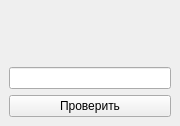
<?xml version="1.0" encoding="UTF-8"?>
<ui version="4.0">
 <class>MainWindow</class>
 <widget class="QMainWindow" name="MainWindow">
  <property name="geometry">
   <rect>
    <x>0</x>
    <y>0</y>
    <width>180</width>
    <height>126</height>
   </rect>
  </property>
  <property name="windowTitle">
   <string>MainWindow</string>
  </property>
  <widget class="QWidget" name="centralwidget">
   <layout class="QGridLayout" name="gridLayout">
    <item row="3" column="0">
     <widget class="QPushButton" name="pushButton">
      <property name="text">
       <string>Проверить</string>
      </property>
     </widget>
    </item>
    <item row="0" column="0">
     <widget class="QLabel" name="label">
      <property name="styleSheet">
       <string notr="true">color: rgb(0,0,0);font: 15pt &quot;Microsoft Sans Serif&quot;;</string>
      </property>
      <property name="text">
       <string/>
      </property>
      <property name="alignment">
       <set>Qt::AlignCenter</set>
      </property>
     </widget>
    </item>
    <item row="2" column="0">
     <widget class="QLineEdit" name="lineEdit">
      <property name="styleSheet">
       <string notr="true">font: 15pt &quot;Microsoft Sans Serif&quot;;</string>
      </property>
      <property name="text">
       <string/>
      </property>
      <property name="alignment">
       <set>Qt::AlignCenter</set>
      </property>
     </widget>
    </item>
    <item row="1" column="0">
     <spacer name="verticalSpacer">
      <property name="orientation">
       <enum>Qt::Vertical</enum>
      </property>
      <property name="sizeHint" stdset="0">
       <size>
        <width>20</width>
        <height>40</height>
       </size>
      </property>
     </spacer>
    </item>
   </layout>
  </widget>
 </widget>
 <resources/>
 <connections/>
</ui>
